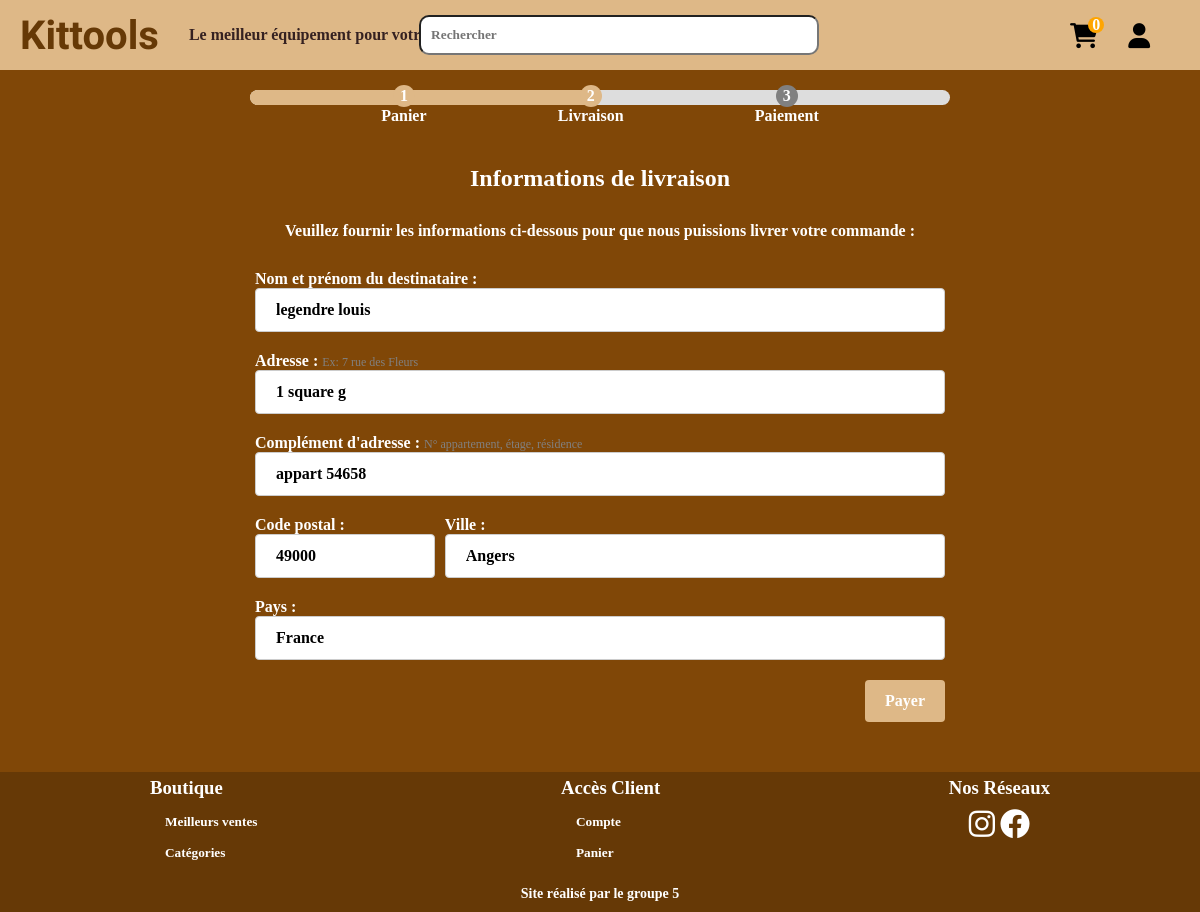
The app's page /paiement/delivery.php (signed in) with its own data.
### tables this page shows
CREATE TABLE IF NOT EXISTS `user` (
  `UserID` int NOT NULL AUTO_INCREMENT,
  `FirstName` varchar(50) NOT NULL,
  `Name` varchar(50) NOT NULL,
  `BirthDate` date NOT NULL,
  `Address1` varchar(100) NOT NULL,
  `Address2` varchar(100) NOT NULL,
  `PostalCode` varchar(50) NOT NULL,
  `City` varchar(50) NOT NULL,
  `Country` varchar(50) NOT NULL,
  `Phone` int NOT NULL,
  `Email` varchar(50) NOT NULL,
  `Password` varchar(50) NOT NULL,
  `admin` tinyint(1) DEFAULT '0',
  PRIMARY KEY (`UserID`)
);

### php/core.php (called while the page is built, shortened)
<?php
$infoBdd = ["server" => "localhost",
"login" => "root",
"password" => "",
"db_name" => "database", ];
$mysqli = new mysqli($infoBdd["server"], $infoBdd["login"],
                        $infoBdd["password"],$infoBdd["db_name"]);
if (isset($_SESSION["compte"])) {
    $sql = "SELECT * FROM user WHERE UserID = '{$_SESSION["compte"]}'";
    $result = $mysqli->query($sql);
    $nb = $result->num_rows;
    if ($nb) {
        $row = $result->fetch_assoc();
        $_COMPTE = $row;
    }
}
?>

### paiement/delivery.php (the view, shortened to what this page needs)
<?php
include "../php/core.php";
?>
<html lang="fr">
<head>
    <link rel="stylesheet" href="../css/all.css">
    <link rel="stylesheet" href="../css/all.min.css">
    <link rel="stylesheet" href="../css/header.css">
    <link rel="stylesheet" href="../css/footer.css">
    <link rel="stylesheet" href="../css/delivery.css">
</head>
<body>
    <?php include "../php/components/header.php"; ?>
    <main>
        <div id="progress-bar">
            <div id="progress"></div>
            <div id="steps">
                <div class="step active" id="step-1">
                    <p>1</p>
                    <p>Panier</p>
                </div>
                <div class="step active" id="step-2">
                    <p>2</p>
                    <p>Livraison</p>
                </div>
                <div class="step" id="step-3">
                    <p>3</p>
                    <p>Paiement</p>
                </div>
            </div>
        </div>
        <form>
            <h2>Informations de livraison</h2>
            <p>Veuillez fournir les informations ci-dessous pour que nous puissions livrer votre commande :</p>
            <label for="name">Nom et prénom du destinataire :</label>
            <input type="text" id="name" name="name" value="<?php echo $_COMPTE["Name"].' '.$_COMPTE["FirstName"] ?>">
            <label for="address1">Adresse : <span>Ex: 7 rue des Fleurs</span></label>
            <input type="text" id="address1" name="address1" value="<?php echo $_COMPTE["Address1"] ?>">
            <label for="address2">Complément d'adresse : <span>N° appartement, étage, résidence</span></label>
            <input type="text" id="address2" name="address2" value="<?php echo $_COMPTE["Address2"] ?>">
            <div id="ville_zip">
                <div>
                    <label for="zip">Code postal :</label>
                    <input type="text" id="zip" name="zip" value="<?php echo $_COMPTE["PostalCode"] ?>">
                </div>
                <div>
                    <label for="city">Ville :</label>
                    <input type="text" id="city" name="city" value="<?php echo $_COMPTE["City"] ?>">
                </div>
            </div>
            <label for="country">Pays :</label>
            <input type="text" id="country" name="country" value="<?php echo $_COMPTE["Country"] ?>">
            <div id="submit_button">
                <input type="button" onclick="validateForm()" value="Payer">
            </div>
        </form>
    </main>
    <?php include "../php/components/footer.php"; ?>
</body>
</html>

### css/header.css (style rules this page uses)
* { padding: 0; margin: 0; font-family: Papyrus; font-weight: bold; }

### css/footer.css (style rules this page uses)
main { background-color: #804707; }
p, label { color: white; }

### css/delivery.css (style rules this page uses)
main { display: flex; flex-direction: column; align-items: center; }
#progress-bar { position: relative; width: 700px; height: 15px; background-color: #ddd; border-radius: 10px; margin: 20px; margin-bottom: 60px; }
#progress { height: 100%; background-color: burlywood; border-radius: 10px; width: 50%; }
#steps { position: absolute; top: -5px; display: flex; justify-content: space-evenly; width: 100%; }
.step { display: flex; flex-direction: column; align-items: center; justify-content: center; }
.step p:first-child { padding: 5px; background-color: gray; width: 12px; height: 12px; border-radius: 50%; display: flex; align-items: center; justify-content: center; }
.active p:first-child { background-color: burlywood; }
form { margin-bottom: 50px; }
h2 { display: flex; justify-content: center; color: white; }
form p { padding: 30px; }
label { display: block; font-weight: bold; }
label span { font-weight: normal; font-size: 12px; color: gray; }
#ville_zip { display: flex; gap: 10px; }
#ville_zip div:last-child { width: 100%; }
input[type="text"] { width: 100%; box-sizing: border-box; border: 1px solid #ccc; border-radius: 4px; font-size: 16px; padding: 12px 20px; margin-bottom: 20px; }
input[type="button"] { background-color: burlywood; color: white; font-size: 16px; padding: 12px 20px; border: none; border-radius: 4px; cursor: pointer; }
#submit_button { display: flex; justify-content: end; }

### records on screen
user: name "legendre louis", address1 "1 square g", address2 "appart 54658", zip "49000", city "Angers", country "France"
